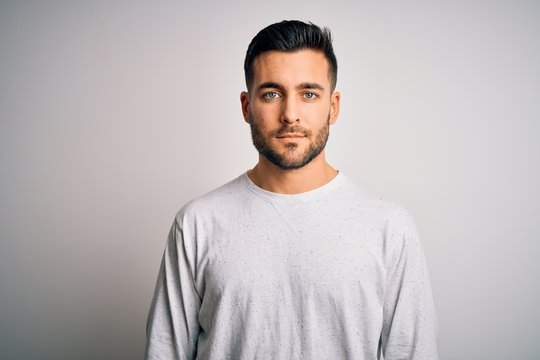
#> input picture Class 4/face.jpg, 540 x 360 px
$ python Assignment_Class4.py
#> lines starting #> are read from the running program, lines starting #| are printed output that depends on the picture
import numpy as np
import cv2
# [85 lines of commented-out code are left out]
image = cv2.imread('face.jpg') # Replace with your image path
#> image is the input picture: shape (360, 540, 3); mean B, G, R 184.4, 183.9, 190.8
image_gray = cv2.cvtColor(image, cv2.COLOR_BGR2GRAY)
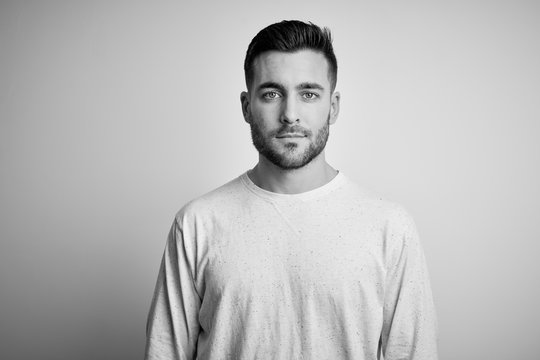
#> image_gray: shape (360, 540); min 0, max 250, mean 186
# Load OpenCV's pre-trained Haar Cascade for face detection
face_cascade = cv2.CascadeClassifier(cv2.data.haarcascades +
'haarcascade_frontalface_default.xml')
# Detect faces in the image
faces = face_cascade.detectMultiScale(image_gray, scaleFactor=1.1,
minNeighbors=5)
#> faces = [[237, 51, 107, 107]]
# Loop through the detected faces and extract facial features (regions)
for (x, y, w, h) in faces:
    # Slice the image array to extract the face region
    face_region = image[y:y+h, x:x+w]
    # Optional: Display the face region
    cv2.imshow('Face Region', face_region)
    # Extract additional facial features if required (e.g., eyes, nose)
    eyes_cascade = cv2.CascadeClassifier(cv2.data.haarcascades +
    'haarcascade_eye.xml')
    eyes = eyes_cascade.detectMultiScale(face_region, scaleFactor=1.1,
    minNeighbors=5)
#> this loop made 1 pass
#> (x, y, w, h, eyes) on pass 1: (237, 51, 107, 107, [[20, 30, 26, 26], [59, 32, 24, 24], [48, 20, 43, 43]])
#> pass 1, `face_region = image[y:y+h, x:x+w]`:
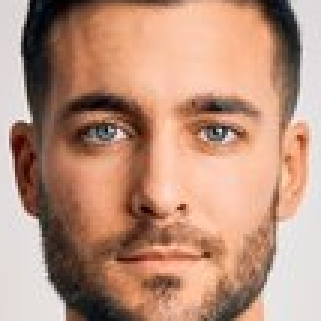
#> face_region: shape (107, 107, 3) (shown 3 times larger); mean B, G, R 124.3, 145.2, 186.3


for (ex, ey, ew, eh) in eyes:
    eye_region = face_region[ey:ey+eh, ex:ex+ew]
    cv2.imshow('Eye Region', eye_region)
#> this loop made 3 passes
#> (ex, ey, ew, eh) on passes 1 to 3: (20, 30, 26, 26), (59, 32, 24, 24), (48, 20, 43, 43)
#> pass 1, `eye_region = face_region[ey:ey+eh, ex:ex+ew]`:
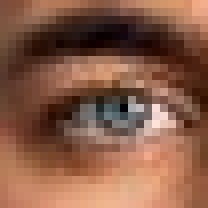
#> eye_region: shape (26, 26, 3) (shown 8 times larger); mean B, G, R 71.1, 91.6, 135.7
#> pass 2, `eye_region = face_region[ey:ey+eh, ex:ex+ew]`:
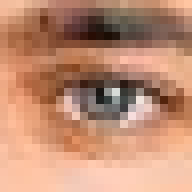
#> eye_region: shape (24, 24, 3) (shown 8 times larger); mean B, G, R 114.9, 140.9, 191.7
#> pass 3, `eye_region = face_region[ey:ey+eh, ex:ex+ew]`:
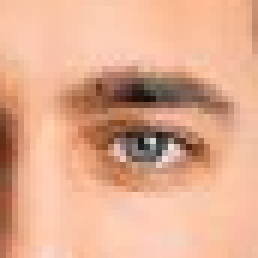
#> eye_region: shape (43, 43, 3) (shown 6 times larger); mean B, G, R 143.6, 171.9, 225.8
# Show the original image with detected faces
cv2.imshow('Detected Faces', image)
cv2.waitKey(0)
cv2.destroyAllWindows()
